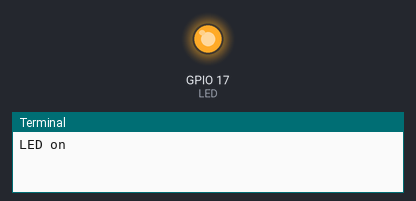
A program run on a simulated Raspberry Pi (BCM pin numbers). Parts: output pins drawn as LEDs (lit = HIGH), the last lines printed to the terminal. At 1.0 s the program stops and its outputs stay as they are.

Above: at 0.1 s.
At 1.1 s:
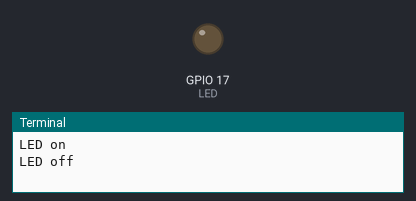
Timing chart, 0 to 2.5 s (numbered marks = the images above):
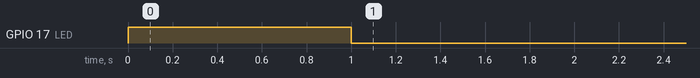

Measured:
- by itself, GPIO 17 (LED): LOW → HIGH at 0.00 s, → LOW 1.0 s later

The program:

allumerLED.py
```python
import RPi.GPIO as GPIO
import time

bouton=21
LED=17

GPIO.setmode(GPIO.BCM)
GPIO.setwarnings(False)


GPIO.setup(LED,GPIO.OUT)
print "LED on"
GPIO.output(LED,GPIO.HIGH)
time.sleep(1)
print "LED off"
GPIO.output(LED,GPIO.LOW)
```
